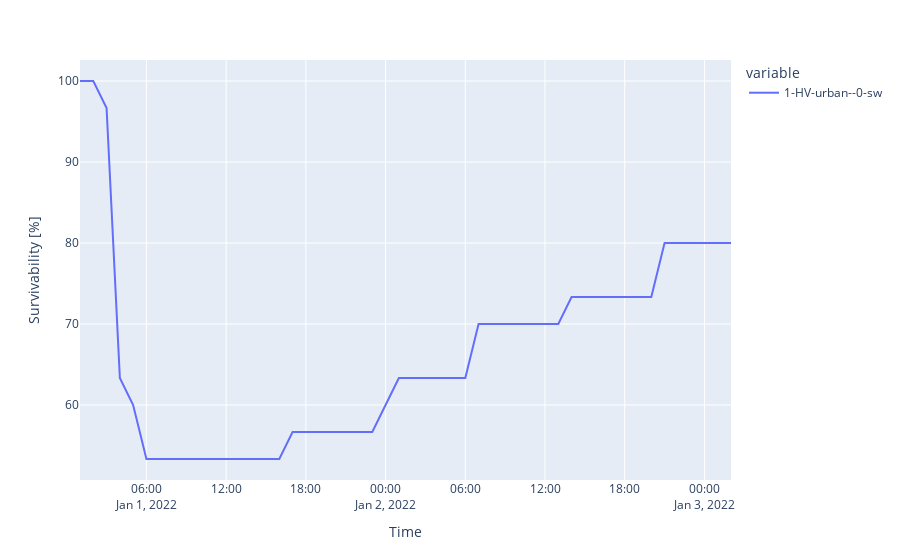

This figure's notebook cell:
### Markdown cell above
Survivability: Probability of supplying at minimum percentage of the load.

### Code cell
crt_loss_of_load = 20
df_loss_of_load = df.loc[:,:,"loss_of_load_p_percentage","network"]
Survivability = pd.DataFrame(1 - (df_loss_of_load > crt_loss_of_load).sum() / df_loss_of_load.index.levels[1].size, columns = [simulationName])
px.line(Survivability*100).update_layout(xaxis_title="Time", yaxis_title="Survivability [%]")

### Figure 1 — Plotly figure (JSON) as saved in the notebook; plotly's stock layout.template omitted (floating-point values rounded to 4 significant figures)
{"data": [{"hovertemplate": "variable=1-HV-urban--0-sw<br>index=%{x}<br>value=%{y}<extra></extra>", "legendgroup": "1-HV-urban--0-sw", "line": {"color": "#636efa", "dash": "solid"}, "marker": {"symbol": "circle"}, "mode": "lines", "name": "1-HV-urban--0-sw", "orientation": "v", "showlegend": true, "type": "scatter", "x": ["2022-01-01 01:00:00", "2022-01-01 02:00:00", "2022-01-01 03:00:00", "2022-01-01 04:00:00", "2022-01-01 05:00:00", "2022-01-01 06:00:00", "2022-01-01 07:00:00", "2022-01-01 08:00:00", "2022-01-01 09:00:00", "2022-01-01 10:00:00", "2022-01-01 11:00:00", "2022-01-01 12:00:00", "2022-01-01 13:00:00", "2022-01-01 14:00:00", "2022-01-01 15:00:00", "2022-01-01 16:00:00", "2022-01-01 17:00:00", "2022-01-01 18:00:00", "2022-01-01 19:00:00", "2022-01-01 20:00:00", "2022-01-01 21:00:00", "2022-01-01 22:00:00", "2022-01-01 23:00:00", "2022-01-02 00:00:00", "2022-01-02 01:00:00", "2022-01-02 02:00:00", "2022-01-02 03:00:00", "2022-01-02 04:00:00", "2022-01-02 05:00:00", "2022-01-02 06:00:00", "2022-01-02 07:00:00", "2022-01-02 08:00:00", "2022-01-02 09:00:00", "2022-01-02 10:00:00", "2022-01-02 11:00:00", "2022-01-02 12:00:00", "2022-01-02 13:00:00", "2022-01-02 14:00:00", "2022-01-02 15:00:00", "2022-01-02 16:00:00", "2022-01-02 17:00:00", "2022-01-02 18:00:00", "2022-01-02 19:00:00", "2022-01-02 20:00:00", "2022-01-02 21:00:00", "2022-01-02 22:00:00", "2022-01-02 23:00:00", "2022-01-03 00:00:00", "2022-01-03 01:00:00", "2022-01-03 02:00:00"], "xaxis": "x", "y": [100, 100, 96.67, 63.33, 60, 53.33, 53.33, 53.33, 53.33, 53.33, 53.33, 53.33, 53.33, 53.33, 53.33, 53.33, 56.67, 56.67, 56.67, 56.67, 56.67, 56.67, 56.67, 60, 63.33, 63.33, 63.33, 63.33, 63.33, 63.33, 70, 70, 70, 70, 70, 70, 70, 73.33, 73.33, 73.33, 73.33, 73.33, 73.33, 73.33, 80, 80, 80, 80, 80, 80], "yaxis": "y"}], "layout": {"legend": {"title": {"text": "variable"}, "tracegroupgap": 0}, "margin": {"t": 60}, "xaxis": {"anchor": "y", "domain": [0, 1], "title": {"text": "Time"}}, "yaxis": {"anchor": "x", "domain": [0, 1], "title": {"text": "Survivability [%]"}}}}
